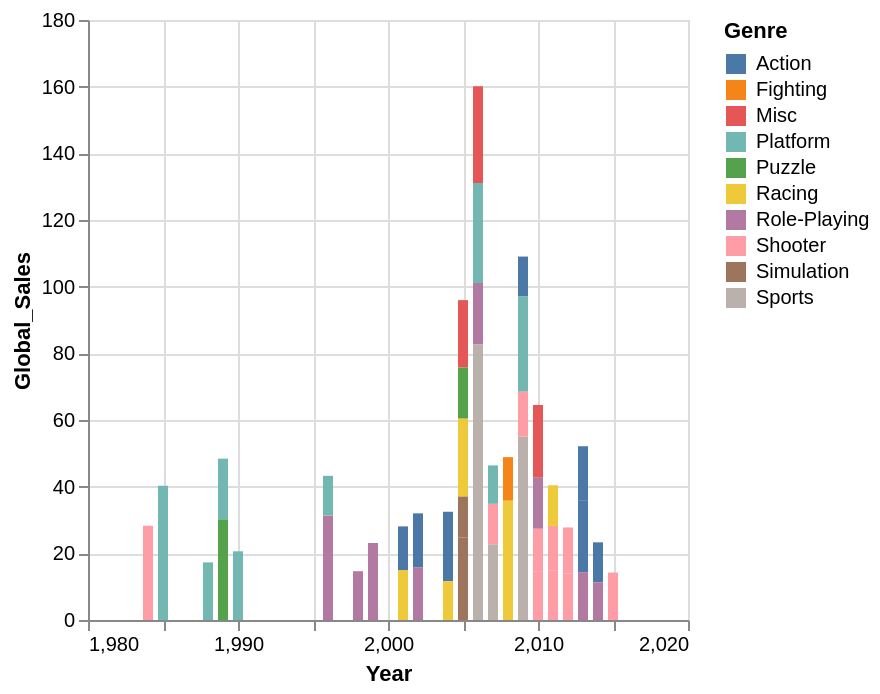

Notebook source saved alongside this figure:
### Code cell
alt.Chart(game_data[:50]).mark_bar().encode(
    y='Global_Sales',
    x='Year',
    color='Genre',
    tooltip=['Genre', 'Name', 'Year']
).interactive()

### Figure 1 — Vega-Lite specification as saved in the notebook (floating-point values rounded to 4 significant figures)
{"config": {"view": {"continuousWidth": 300, "continuousHeight": 300}}, "data": {"name": "data-afcb7f87622add3658f3bec6bf6ac6e2"}, "mark": {"type": "bar"}, "encoding": {"color": {"field": "Genre", "type": "nominal"}, "tooltip": [{"field": "Genre", "type": "nominal"}, {"field": "Name", "type": "nominal"}, {"field": "Year", "type": "quantitative"}], "x": {"field": "Year", "type": "quantitative"}, "y": {"field": "Global_Sales", "type": "quantitative"}}, "params": [{"name": "param_1e9efca18e7a2868", "select": {"type": "interval", "encodings": ["x", "y"]}, "bind": "scales"}], "$schema": "https://vega.github.io/schema/vega-lite/v6.1.0.json", "datasets": {"data-afcb7f87622add3658f3bec6bf6ac6e2": [{"Rank": 1, "Name": "Wii Sports", "Platform": "Wii", "Year": 2006.0, "Genre": "Sports", "Publisher": "Nintendo", "NA_Sales": 41.49, "EU_Sales": 29.02, "JP_Sales": 3.77, "Other_Sales": 8.46, "Global_Sales": 82.74}, {"Rank": 2, "Name": "Super Mario Bros.", "Platform": "NES", "Year": 1985.0, "Genre": "Platform", "Publisher": "Nintendo", "NA_Sales": 29.08, "EU_Sales": 3.58, "JP_Sales": 6.81, "Other_Sales": 0.77, "Global_Sales": 40.24}, {"Rank": 3, "Name": "Mario Kart Wii", "Platform": "Wii", "Year": 2008.0, "Genre": "Racing", "Publisher": "Nintendo", "NA_Sales": 15.85, "EU_Sales": 12.88, "JP_Sales": 3.79, "Other_Sales": 3.31, "Global_Sales": 35.82}, {"Rank": 4, "Name": "Wii Sports Resort", "Platform": "Wii", "Year": 2009.0, "Genre": "Sports", "Publisher": "Nintendo", "NA_Sales": 15.75, "EU_Sales": 11.01, "JP_Sales": 3.28, "Other_Sales": 2.96, "Global_Sales": 33.0}, {"Rank": 5, "Name": "Pokemon Red/Pokemon Blue", "Platform": "GB", "Year": 1996.0, "Genre": "Role-Playing", "Publisher": "Nintendo", "NA_Sales": 11.27, "EU_Sales": 8.89, "JP_Sales": 10.22, "Other_Sales": 1.0, "Global_Sales": 31.37}, {"Rank": 6, "Name": "Tetris", "Platform": "GB", "Year": 1989.0, "Genre": "Puzzle", "Publisher": "Nintendo", "NA_Sales": 23.2, "EU_Sales": 2.26, "JP_Sales": 4.22, "Other_Sales": 0.58, "Global_Sales": 30.26}, {"Rank": 7, "Name": "New Super Mario Bros.", "Platform": "DS", "Year": 2006.0, "Genre": "Platform", "Publisher": "Nintendo", "NA_Sales": 11.38, "EU_Sales": 9.23, "JP_Sales": 6.5, "Other_Sales": 2.9, "Global_Sales": 30.01}, {"Rank": 8, "Name": "Wii Play", "Platform": "Wii", "Year": 2006.0, "Genre": "Misc", "Publisher": "Nintendo", "NA_Sales": 14.03, "EU_Sales": 9.2, "JP_Sales": 2.93, "Other_Sales": 2.85, "Global_Sales": 29.02}, {"Rank": 9, "Name": "New Super Mario Bros. Wii", "Platform": "Wii", "Year": 2009.0, "Genre": "Platform", "Publisher": "Nintendo", "NA_Sales": 14.59, "EU_Sales": 7.06, "JP_Sales": 4.7, "Other_Sales": 2.26, "Global_Sales": 28.62}, {"Rank": 10, "Name": "Duck Hunt", "Platform": "NES", "Year": 1984.0, "Genre": "Shooter", "Publisher": "Nintendo", "NA_Sales": 26.93, "EU_Sales": 0.63, "JP_Sales": 0.28, "Other_Sales": 0.47, "Global_Sales": 28.31}, {"Rank": 11, "Name": "Nintendogs", "Platform": "DS", "Year": 2005.0, "Genre": "Simulation", "Publisher": "Nintendo", "NA_Sales": 9.07, "EU_Sales": 11.0, "JP_Sales": 1.93, "Other_Sales": 2.75, "Global_Sales": 24.76}, {"Rank": 12, "Name": "Mario Kart DS", "Platform": "DS", "Year": 2005.0, "Genre": "Racing", "Publisher": "Nintendo", "NA_Sales": 9.81, "EU_Sales": 7.57, "JP_Sales": 4.13, "Other_Sales": 1.92, "Global_Sales": 23.42}, {"Rank": 13, "Name": "Pokemon Gold/Pokemon Silver", "Platform": "GB", "Year": 1999.0, "Genre": "Role-Playing", "Publisher": "Nintendo", "NA_Sales": 9.0, "EU_Sales": 6.18, "JP_Sales": 7.2, "Other_Sales": 0.71, "Global_Sales": 23.1}, {"Rank": 14, "Name": "Wii Fit", "Platform": "Wii", "Year": 2007.0, "Genre": "Sports", "Publisher": "Nintendo", "NA_Sales": 8.94, "EU_Sales": 8.03, "JP_Sales": 3.6, "Other_Sales": 2.15, "Global_Sales": 22.72}, {"Rank": 15, "Name": "Wii Fit Plus", "Platform": "Wii", "Year": 2009.0, "Genre": "Sports", "Publisher": "Nintendo", "NA_Sales": 9.09, "EU_Sales": 8.59, "JP_Sales": 2.53, "Other_Sales": 1.79, "Global_Sales": 22.0}, {"Rank": 16, "Name": "Kinect Adventures!", "Platform": "X360", "Year": 2010.0, "Genre": "Misc", "Publisher": "Microsoft Game Studios", "NA_Sales": 14.97, "EU_Sales": 4.94, "JP_Sales": 0.24, "Other_Sales": 1.67, "Global_Sales": 21.82}, {"Rank": 17, "Name": "Grand Theft Auto V", "Platform": "PS3", "Year": 2013.0, "Genre": "Action", "Publisher": "Take-Two Interactive", "NA_Sales": 7.01, "EU_Sales": 9.27, "JP_Sales": 0.97, "Other_Sales": 4.14, "Global_Sales": 21.4}, {"Rank": 18, "Name": "Grand Theft Auto: San Andreas", "Platform": "PS2", "Year": 2004.0, "Genre": "Action", "Publisher": "Take-Two Interactive", "NA_Sales": 9.43, "EU_Sales": 0.4, "JP_Sales": 0.41, "Other_Sales": 10.57, "Global_Sales": 20.81}, {"Rank": 19, "Name": "Super Mario World", "Platform": "SNES", "Year": 1990.0, "Genre": "Platform", "Publisher": "Nintendo", "NA_Sales": 12.78, "EU_Sales": 3.75, "JP_Sales": 3.54, "Other_Sales": 0.55, "Global_Sales": 20.61}, {"Rank": 20, "Name": "Brain Age: Train Your Brain in Minutes a Day", "Platform": "DS", "Year": 2005.0, "Genre": "Misc", "Publisher": "Nintendo", "NA_Sales": 4.75, "EU_Sales": 9.26, "JP_Sales": 4.16, "Other_Sales": 2.05, "Global_Sales": 20.22}, {"Rank": 21, "Name": "Pokemon Diamond/Pokemon Pearl", "Platform": "DS", "Year": 2006.0, "Genre": "Role-Playing", "Publisher": "Nintendo", "NA_Sales": 6.42, "EU_Sales": 4.52, "JP_Sales": 6.04, "Other_Sales": 1.37, "Global_Sales": 18.36}, {"Rank": 22, "Name": "Super Mario Land", "Platform": "GB", "Year": 1989.0, "Genre": "Platform", "Publisher": "Nintendo", "NA_Sales": 10.83, "EU_Sales": 2.71, "JP_Sales": 4.18, "Other_Sales": 0.42, "Global_Sales": 18.14}, {"Rank": 23, "Name": "Super Mario Bros. 3", "Platform": "NES", "Year": 1988.0, "Genre": "Platform", "Publisher": "Nintendo", "NA_Sales": 9.54, "EU_Sales": 3.44, "JP_Sales": 3.84, "Other_Sales": 0.46, "Global_Sales": 17.28}, {"Rank": 24, "Name": "Grand Theft Auto V", "Platform": "X360", "Year": 2013.0, "Genre": "Action", "Publisher": "Take-Two Interactive", "NA_Sales": 9.63, "EU_Sales": 5.31, "JP_Sales": 0.06, "Other_Sales": 1.38, "Global_Sales": 16.38}, {"Rank": 25, "Name": "Grand Theft Auto: Vice City", "Platform": "PS2", "Year": 2002.0, "Genre": "Action", "Publisher": "Take-Two Interactive", "NA_Sales": 8.41, "EU_Sales": 5.49, "JP_Sales": 0.47, "Other_Sales": 1.78, "Global_Sales": 16.15}, {"Rank": 26, "Name": "Pokemon Ruby/Pokemon Sapphire", "Platform": "GBA", "Year": 2002.0, "Genre": "Role-Playing", "Publisher": "Nintendo", "NA_Sales": 6.06, "EU_Sales": 3.9, "JP_Sales": 5.38, "Other_Sales": 0.5, "Global_Sales": 15.85}, {"Rank": 27, "Name": "Pokemon Black/Pokemon White", "Platform": "DS", "Year": 2010.0, "Genre": "Role-Playing", "Publisher": "Nintendo", "NA_Sales": 5.57, "EU_Sales": 3.28, "JP_Sales": 5.65, "Other_Sales": 0.82, "Global_Sales": 15.32}, {"Rank": 28, "Name": "Brain Age 2: More Training in Minutes a Day", "Platform": "DS", "Year": 2005.0, "Genre": "Puzzle", "Publisher": "Nintendo", "NA_Sales": 3.44, "EU_Sales": 5.36, "JP_Sales": 5.32, "Other_Sales": 1.18, "Global_Sales": 15.3}, {"Rank": 29, "Name": "Gran Turismo 3: A-Spec", "Platform": "PS2", "Year": 2001.0, "Genre": "Racing", "Publisher": "Sony Computer Entertainment", "NA_Sales": 6.85, "EU_Sales": 5.09, "JP_Sales": 1.87, "Other_Sales": 1.16, "Global_Sales": 14.98}, {"Rank": 30, "Name": "Call of Duty: Modern Warfare 3", "Platform": "X360", "Year": 2011.0, "Genre": "Shooter", "Publisher": "Activision", "NA_Sales": 9.03, "EU_Sales": 4.28, "JP_Sales": 0.13, "Other_Sales": 1.32, "Global_Sales": 14.76}, {"Rank": 31, "Name": "Pokémon Yellow: Special Pikachu Edition", "Platform": "GB", "Year": 1998.0, "Genre": "Role-Playing", "Publisher": "Nintendo", "NA_Sales": 5.89, "EU_Sales": 5.04, "JP_Sales": 3.12, "Other_Sales": 0.59, "Global_Sales": 14.64}, {"Rank": 32, "Name": "Call of Duty: Black Ops", "Platform": "X360", "Year": 2010.0, "Genre": "Shooter", "Publisher": "Activision", "NA_Sales": 9.67, "EU_Sales": 3.73, "JP_Sales": 0.11, "Other_Sales": 1.13, "Global_Sales": 14.64}, {"Rank": 33, "Name": "Pokemon X/Pokemon Y", "Platform": "3DS", "Year": 2013.0, "Genre": "Role-Playing", "Publisher": "Nintendo", "NA_Sales": 5.17, "EU_Sales": 4.05, "JP_Sales": 4.34, "Other_Sales": 0.79, "Global_Sales": 14.35}, {"Rank": 34, "Name": "Call of Duty: Black Ops 3", "Platform": "PS4", "Year": 2015.0, "Genre": "Shooter", "Publisher": "Activision", "NA_Sales": 5.77, "EU_Sales": 5.81, "JP_Sales": 0.35, "Other_Sales": 2.31, "Global_Sales": 14.24}, {"Rank": 35, "Name": "Call of Duty: Black Ops II", "Platform": "PS3", "Year": 2012.0, "Genre": "Shooter", "Publisher": "Activision", "NA_Sales": 4.99, "EU_Sales": 5.88, "JP_Sales": 0.65, "Other_Sales": 2.52, "Global_Sales": 14.03}, {"Rank": 36, "Name": "Call of Duty: Black Ops II", "Platform": "X360", "Year": 2012.0, "Genre": "Shooter", "Publisher": "Activision", "NA_Sales": 8.25, "EU_Sales": 4.3, "JP_Sales": 0.07, "Other_Sales": 1.12, "Global_Sales": 13.73}, {"Rank": 37, "Name": "Call of Duty: Modern Warfare 2", "Platform": "X360", "Year": 2009.0, "Genre": "Shooter", "Publisher": "Activision", "NA_Sales": 8.52, "EU_Sales": 3.63, "JP_Sales": 0.08, "Other_Sales": 1.29, "Global_Sales": 13.51}, {"Rank": 38, "Name": "Call of Duty: Modern Warfare 3", "Platform": "PS3", "Year": 2011.0, "Genre": "Shooter", "Publisher": "Activision", "NA_Sales": 5.54, "EU_Sales": 5.82, "JP_Sales": 0.49, "Other_Sales": 1.62, "Global_Sales": 13.46}, {"Rank": 39, "Name": "Grand Theft Auto III", "Platform": "PS2", "Year": 2001.0, "Genre": "Action", "Publisher": "Take-Two Interactive", "NA_Sales": 6.99, "EU_Sales": 4.51, "JP_Sales": 0.3, "Other_Sales": 1.3, "Global_Sales": 13.1}, {"Rank": 40, "Name": "Super Smash Bros. Brawl", "Platform": "Wii", "Year": 2008.0, "Genre": "Fighting", "Publisher": "Nintendo", "NA_Sales": 6.75, "EU_Sales": 2.61, "JP_Sales": 2.66, "Other_Sales": 1.02, "Global_Sales": 13.04}, {"Rank": 41, "Name": "Call of Duty: Black Ops", "Platform": "PS3", "Year": 2010.0, "Genre": "Shooter", "Publisher": "Activision", "NA_Sales": 5.98, "EU_Sales": 4.44, "JP_Sales": 0.48, "Other_Sales": 1.83, "Global_Sales": 12.73}, {"Rank": 42, "Name": "Animal Crossing: Wild World", "Platform": "DS", "Year": 2005.0, "Genre": "Simulation", "Publisher": "Nintendo", "NA_Sales": 2.55, "EU_Sales": 3.52, "JP_Sales": 5.33, "Other_Sales": 0.88, "Global_Sales": 12.27}, {"Rank": 43, "Name": "Mario Kart 7", "Platform": "3DS", "Year": 2011.0, "Genre": "Racing", "Publisher": "Nintendo", "NA_Sales": 4.74, "EU_Sales": 3.91, "JP_Sales": 2.67, "Other_Sales": 0.89, "Global_Sales": 12.21}, {"Rank": 44, "Name": "Halo 3", "Platform": "X360", "Year": 2007.0, "Genre": "Shooter", "Publisher": "Microsoft Game Studios", "NA_Sales": 7.97, "EU_Sales": 2.83, "JP_Sales": 0.13, "Other_Sales": 1.21, "Global_Sales": 12.14}, {"Rank": 45, "Name": "Grand Theft Auto V", "Platform": "PS4", "Year": 2014.0, "Genre": "Action", "Publisher": "Take-Two Interactive", "NA_Sales": 3.8, "EU_Sales": 5.81, "JP_Sales": 0.36, "Other_Sales": 2.02, "Global_Sales": 11.98}, {"Rank": 46, "Name": "Pokemon HeartGold/Pokemon SoulSilver", "Platform": "DS", "Year": 2009.0, "Genre": "Action", "Publisher": "Nintendo", "NA_Sales": 4.4, "EU_Sales": 2.77, "JP_Sales": 3.96, "Other_Sales": 0.77, "Global_Sales": 11.9}, {"Rank": 47, "Name": "Super Mario 64", "Platform": "N64", "Year": 1996.0, "Genre": "Platform", "Publisher": "Nintendo", "NA_Sales": 6.91, "EU_Sales": 2.85, "JP_Sales": 1.91, "Other_Sales": 0.23, "Global_Sales": 11.89}, {"Rank": 48, "Name": "Gran Turismo 4", "Platform": "PS2", "Year": 2004.0, "Genre": "Racing", "Publisher": "Sony Computer Entertainment", "NA_Sales": 3.01, "EU_Sales": 0.01, "JP_Sales": 1.1, "Other_Sales": 7.53, "Global_Sales": 11.66}, {"Rank": 49, "Name": "Super Mario Galaxy", "Platform": "Wii", "Year": 2007.0, "Genre": "Platform", "Publisher": "Nintendo", "NA_Sales": 6.16, "EU_Sales": 3.4, "JP_Sales": 1.2, "Other_Sales": 0.76, "Global_Sales": 11.52}, {"Rank": 50, "Name": "Pokemon Omega Ruby/Pokemon Alpha Sapphire", "Platform": "3DS", "Year": 2014.0, "Genre": "Role-Playing", "Publisher": "Nintendo", "NA_Sales": 4.23, "EU_Sales": 3.37, "JP_Sales": 3.08, "Other_Sales": 0.65, "Global_Sales": 11.33}]}}
